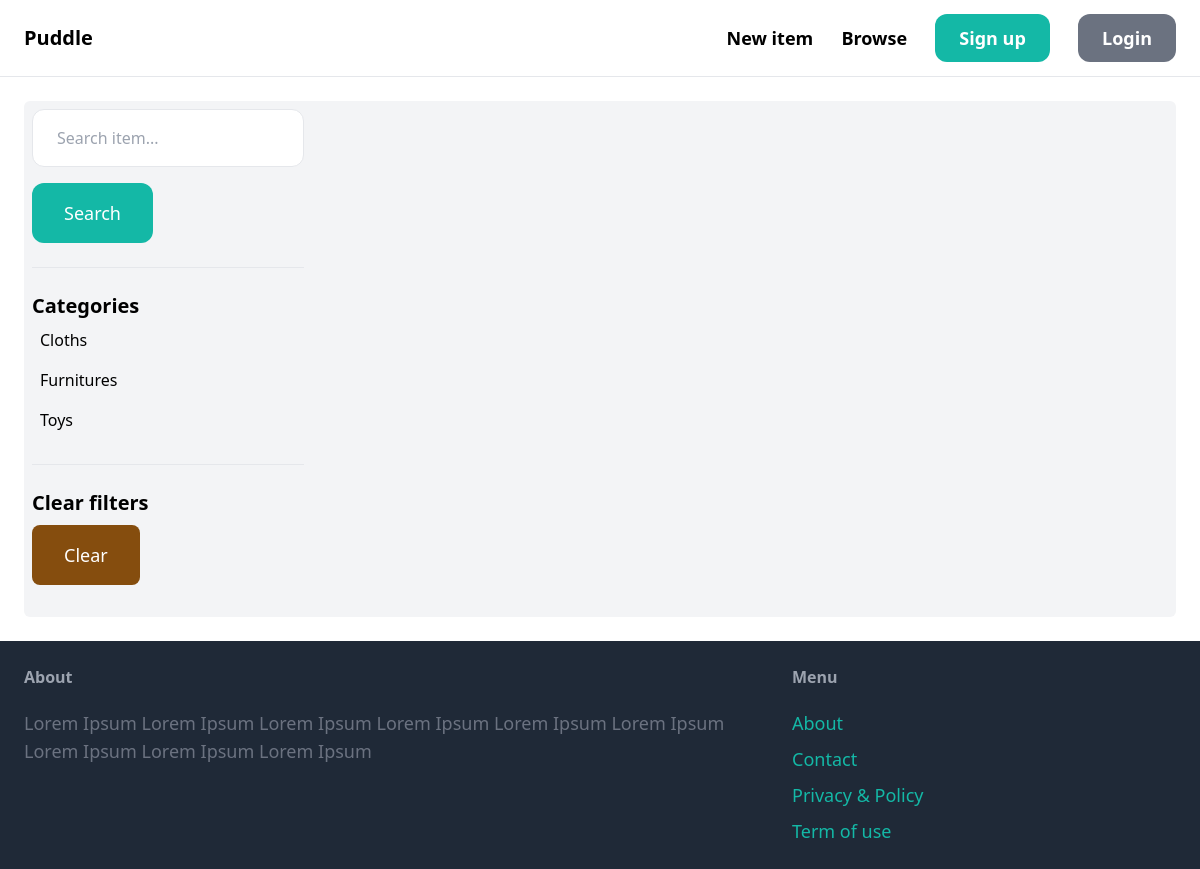
Before: /items/ with the older database file.
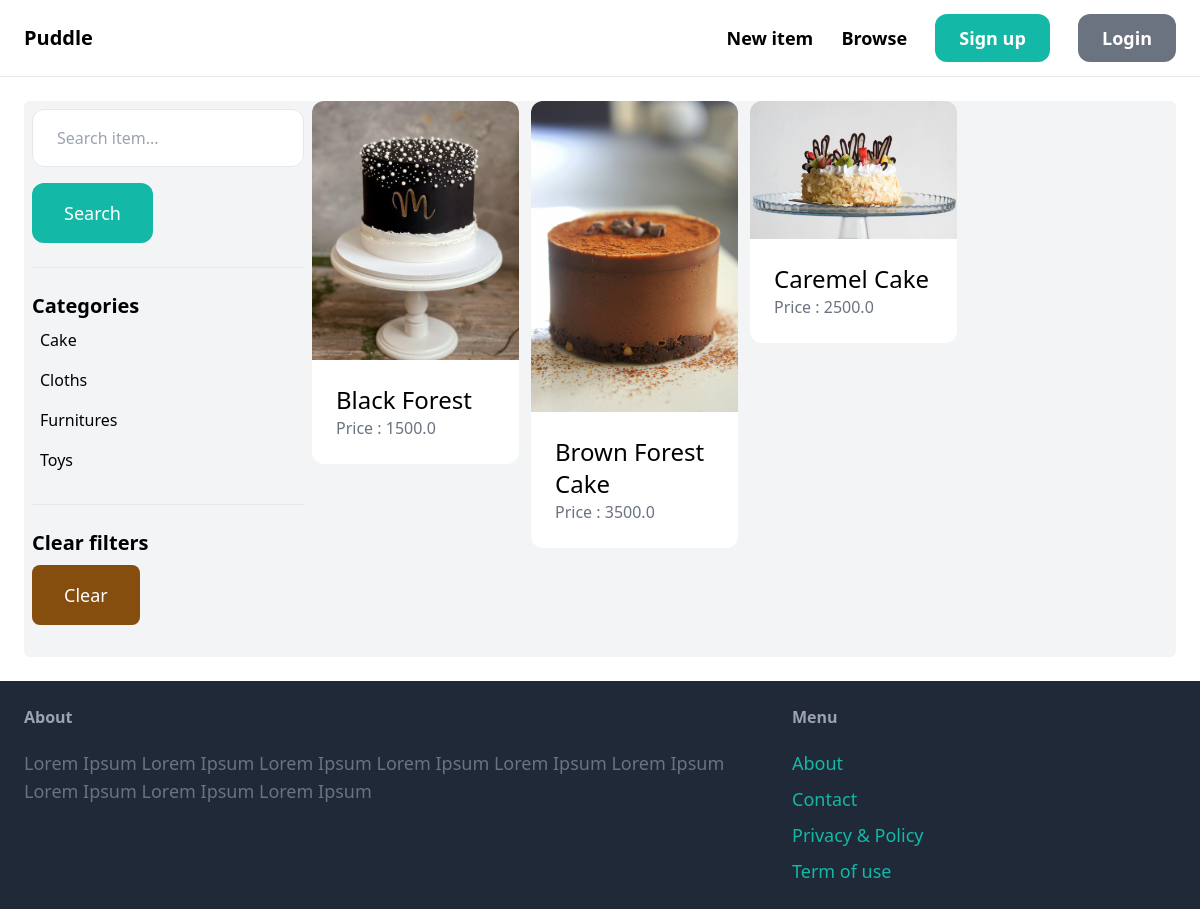
After: the same page with the newer database file.
### item/models.py (models this page shows, shortened)
class Category(models.Model):
    name = models.CharField(max_length=100)
    class Meta:
        verbose_name_plural = "Categories"
        ordering = ("name",)

class Item(models.Model):
    class Meta:
        ordering = ("name",)
        verbose_name_plural = "Items"
    name = models.CharField(max_length=200)
    description = models.TextField(blank=True, null=True)
    price = models.FloatField()
    image = models.ImageField(upload_to="item_images", blank=True, null=True)
    is_sold = models.BooleanField(default=False)
    created_at = models.DateTimeField(auto_now_add=True)
    created_by = models.ForeignKey(User, related_name="items", on_delete=models.CASCADE)
    category = models.ForeignKey(
        Category, related_name="items", on_delete=models.CASCADE, default=None
    )

### item/views.py (the view)
# urls.py: path("", views.items, name="items"),
def items(request):
    items = Item.objects.filter(is_sold=False)
    categories = Category.objects.all()
    category_id = request.GET.get("category", 0)
    if category_id:
        items = items.filter(category_id=category_id)
    query = request.GET.get("query", "")
    if query:
        items = Item.objects.filter(
            Q(name__icontains=query) | Q(description__icontains=query)
        )
    return render(
        request,
        "item/items.html",
        {
            "items": items,
            "query": query,
            "categories": categories,
            "category_id": int(category_id),
        },
    )

### item/templates/item/items.html (shortened to what this page needs)
{% extends 'core/base.html' %}
{% block content %}
  <div class="pb-6 grid grid-cols-4 gab-4 bg-gray-100 rounded-md">
    <div class="col-span-1 m-2">
      <form action="{% url 'item:items' %}" method="get">
        <input type="text" name="query" placeholder="Search item..." value="{{ query }}" class="w-full py-4 px-6 border rounded-xl" />
        <button type="submit" class="mt-4 px-8 py-4 rounded-xl text-lg bg-teal-500 text-white">Search</button>
      </form>
      <hr class="my-6" />
      <p class="font-semibold text-xl">Categories</p>
      <ul>
        {% for category in categories %}
          <li class="py-2 px-2 rounded-xl {% if category.id == category_id %} bg-gray-200 {% endif %}">
            <a href="{% url 'item:items' %}?query={{ query }}&category={{ category.id }}">{{ category.name }}</a>
          </li>
        {% endfor %}
      </ul>
      <hr class="my-6" />
      <p class="font-semibold text-xl">Clear filters</p>
      <ul>
        <li>
          <a href="{% url 'item:items' %}" class="mt-2 py-4 px-8 inline-block bg-yellow-800 text-lg rounded-lg text-white">Clear</a>
        </li>
      </ul>
    </div>
    <div class="col-span-3">
      <div class="grid grid-cols-4 gap-3">
        {% for item in items %}
          <div>
            <a href="{% url 'item:detail' item.id %}">
              <div>
                <img src="{{ item.image.url }}" alt="{{ item.name }}" class="rounded-t-xl" />
              </div>
              <div class="p-6 bg-white rounded-b-xl">
                <h2 class="text-2xl">{{ item.name }}</h2>
                <p class="text-gray-500">Price : {{ item.price }}</p>
              </div>
            </a>
          </div>
        {% endfor %}
      </div>
    </div>
  </div>
{% endblock %}

Changed rows visible on the page:
added Category: name "Cake"
added Item: image (picture), name "Black Forest", price "1500.0"
added Item: image (picture), name "Brown Forest Cake", price "3500.0"
added Item: image (picture), name "Caremel Cake", price "2500.0"
